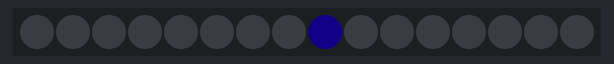
A sketch run on a simulated Arduino Uno, built with avr-gcc and run on an emulated ATmega328P. Parts: 16 RGB LEDs in strip order, left to right. Dim RGB values are drawn brighter than linear; random numbers use the default seed unless the sketch sets one.

Above: at 0.04 s.
At 0.41 s:
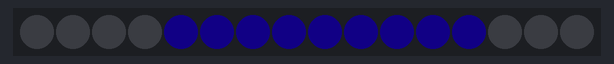
At 0.8 s:
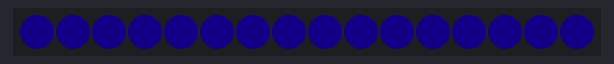

The sketch:

sea_creature.ino
```cpp
#include <Adafruit_NeoPixel.h>

#define PIN 0

const int numLeds = 16;
const int led_delay = 90;
bool first = false;

int wipeArray[16] = {8,7,9,6,10,5,11,4,12,3,13,2,14,1,15,0};

// Parameter 1 = number of pixels in strip
// Parameter 2 = pin number (most are valid)
// Parameter 3 = pixel type flags, add together as needed:
//   NEO_KHZ800  800 KHz bitstream (most NeoPixel products w/WS2812 LEDs)
//   NEO_GRB     Pixels are wired for GRB bitstream (most NeoPixel products)
Adafruit_NeoPixel strip = Adafruit_NeoPixel(numLeds, PIN, NEO_GRB + NEO_KHZ800);

void setup() {
  strip.begin();
  strip.setBrightness(70);
  strip.show(); // Initialize all pixels to 'off'
}

void loop() {
  for (int i = 0; i <= 5; i++) {
    pulseAll(100);
    pulseAll(117);
    pulseAll(70);
    delay(9000);
  }
}

void pulseAll(int max_red) {
  //First round, set up quickly
  if (first == true) {
    for (int redVal = 1; redVal <= 5; redVal++) {
      if (redVal > 1) { first = false; }
      for (int blueAug = 1; blueAug >= 0; blueAug--) {
        updateStrip(redVal, redVal - blueAug);
      }
    }
  }
  for (int redVal = 5; redVal <= max_red; redVal++) {
    for (int blueAug = 1; blueAug >= 0; blueAug--) {
      updateStrip(redVal, (redVal * 2) + 20 - blueAug);
    }
  }
  delay(500);
  for (int redVal = max_red; redVal >= 5; redVal--) {
    for (int blueAug = -1; blueAug <= 0; blueAug++) {
      updateStrip(redVal, (redVal * 2) + 20 - blueAug);
    }
  }
  if ((max_red * 2) + 10 < 225) {
    //Make it bluer
    int blueVal = max_red * 2 + 20;
    while (blueVal <= 235) {
     for (int blueAug = 1; blueAug >= 0; blueAug--) {
      updateStrip(max_red, blueVal - blueAug);
     }
     blueVal+=2;
    }
  }
  delay(3000);
}

void updateStrip(int redVal, int blueVal) {
    for(int j=0; j < strip.numPixels(); j++) {
      strip.setPixelColor(wipeArray[j], strip.Color(redVal, 0, blueVal));
      strip.show();
      if (first == false && j % 2 == 0) { delay(led_delay); };
    }
    delay(100);
    genWipeArray();
}

void genWipeArray() {
  //numbers 0-15
  //choose starting point, which is an integer
  int tempArray[16];
  int startNum = random(0, 16);
  int arrayIndex = 0;
  tempArray[0] = startNum;

  for (int ledShift = 1; ledShift <= 8; ledShift++) {
    arrayIndex++;
    tempArray[arrayIndex] = (startNum - ledShift) % 16;
    arrayIndex++;
    if (ledShift < 8) {
    tempArray[arrayIndex] = (startNum + ledShift) % 16;
    }
  }
  for (int i = 0; i <= 15; i++) {
    wipeArray[i] = tempArray[i];
  }
}
```
